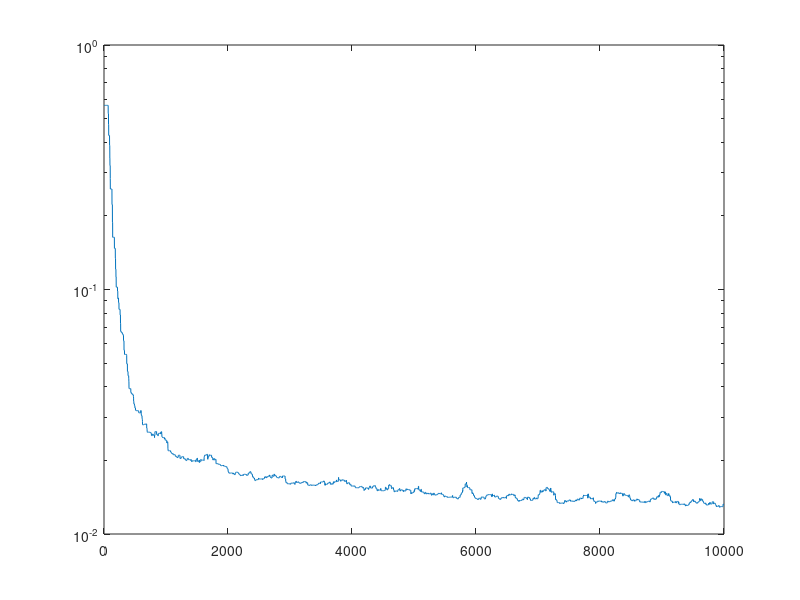

MATLAB code for this plot:
%Simulation of asynchronous Federated Learning
tic
total = 1; %number of repetitions of simulation
iter = 10000;
amse = zeros(iter,1);
for epoch = 1:total
dn =zeros(1,3000); %nonlinear time series
dn(1) = .1 + 0.1*randn(1,1);
dn(2) = .1 + 0.1*randn(1,1);
for ii = 3:3000
dn(ii) = (0.8-0.5*exp(-dn(ii-1)^2))*dn(ii-1) - (0.3+0.9*exp(-dn(ii-1)^2))*dn(ii-2) + .1*sin(dn(ii-1)*pi)+0.1*randn(1,1); %random Gaussian noise with std = 0.1

end
X = [dn(1:2998);dn(2:2999)]; %input data
D = transpose(dn(3:3000)); %output data

%Here we perform asynchronous updating
el= 10; %number of edge processors
dcount = zeros(1,el);
agg = 10; %number iterations when cloud contacts edge processor
mu = 0.8; %step size
samples = 100; %number of random fourier features
sigma = sqrt(1/(3.73*2)); %Gaussian widths
w = 1/sigma * randn(2,samples); %random fourier weight vector
theta = rand(1,samples); %random phase vector
Z = sqrt(2/samples)*cos(transpose(X)*w + pi*ones(2998,1)*theta); %inputs in RFF space


hc = zeros(1,samples); % learning parameter for cloud
hfl = zeros (el,samples); % learning parameter for edge
last = hfl;
mse= zeros(iter,1);
msed = zeros(iter,el);
mse(1:agg-1)= var(D);

for jj= 1:iter
v = ceil(rand(1,1)*2998); %randomly pick data
edge = ceil(rand(1,1)*el); %randomly pick  edge processor  where data goes to
dcount(edge)=dcount(edge)+1; %update number of updates for edge processor
x = X(:,v);
error = D(v) - Z(v,:)*transpose(hfl(edge,:)); %compute error
hfl(edge,:) = hfl(edge,:) + mu *Z(v,:)*error; % update edge learner using LMS


if mod(dcount(edge),agg) ==0 %test to see if central processor should communicate with edge processor
diff = hfl(edge,:) -last(edge,:); %amount weights have changed since central processor communicated with edge processor
hc = hc + diff/agg; %update central processor
dcount(edge) = 0; %reset counter of edge processor to 0
hfl(edge,:) = hc; %reset edge processor weights
last(edge,:) = hfl(edge,:); % reset  last update of edge processor

mse(jj) = norm(D(2499:2998) - Z(2499:2998,:)*transpose(hc))^2/500; %MSE on last 500 data points
elseif jj>1, mse(jj) = mse(jj-1);
end
end
amse = amse + mse(1:iter,1)/total;
end
toc

semilogy(mse);




